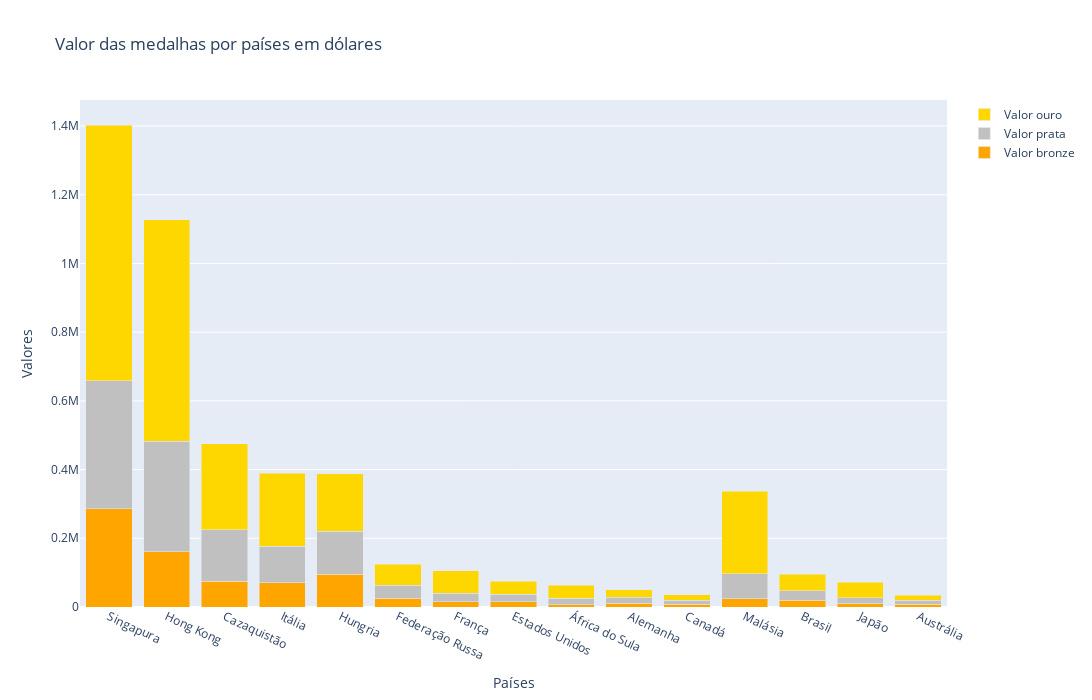

This figure's notebook cell:
### Code cell
trace1 = go.Bar(
x=df['País'],
y=df['Valor_bronze'],
name='Valor bronze',
marker_color='orange'
)
trace2 = go.Bar(
    x=df['País'],
    y=df['Valor_prata'],
    name='Valor prata',
    marker_color='silver'
)
trace3 = go.Bar(
    x=df['País'],
    y = df['Valor_ouro'],
    name='Valor ouro',
    marker_color='gold'
)

data=[trace1, trace2, trace3]
layout= go.Layout(
    barmode= 'stack',
    title='Valor das medalhas por países em dólares',
    xaxis={'title': 'Países', 'tickangle' : 25},
    yaxis=dict(title='Valores'),
    height=700, width=1100
)

fig= go.Figure(data=data, layout=layout)
fig.show()

### Figure 1 — Plotly figure (JSON) as saved in the notebook; plotly's stock layout.template omitted (floating-point values rounded to 4 significant figures)
{"data": [{"marker": {"color": "orange"}, "name": "Valor bronze", "type": "bar", "x": ["Singapura", "Hong Kong", "Cazaquistão", "Itália", "Hungria", "Federação Russa", "França", "Estados Unidos", "África do Sula", "Alemanha", "Canadá", "Malásia", "Brasil", "Japão", "Austrália"], "y": [286000, 161000, 75000, 70800, 95500, 26000, 15000, 15000, 7000, 11000, 8000, 24100, 19000, 9045, 7600]}, {"marker": {"color": "silver"}, "name": "Valor prata", "type": "bar", "x": ["Singapura", "Hong Kong", "Cazaquistão", "Itália", "Hungria", "Federação Russa", "França", "Estados Unidos", "África do Sula", "Alemanha", "Canadá", "Malásia", "Brasil", "Japão", "Austrália"], "y": [372000, 322000, 150000, 106200, 125600, 38000, 25000, 22500, 19000, 17000, 12000, 72200, 28500, 18100, 11400]}, {"marker": {"color": "gold"}, "name": "Valor ouro", "type": "bar", "x": ["Singapura", "Hong Kong", "Cazaquistão", "Itália", "Hungria", "Federação Russa", "França", "Estados Unidos", "África do Sula", "Alemanha", "Canadá", "Malásia", "Brasil", "Japão", "Austrália"], "y": [744000, 644000, 250000, 212400, 167500, 61000, 65000, 37500, 37000, 22000, 16000, 241000, 47500, 45200, 15100]}], "layout": {"barmode": "stack", "height": 700, "title": {"text": "Valor das medalhas por países em dólares"}, "width": 1100, "xaxis": {"tickangle": 25, "title": {"text": "Países"}}, "yaxis": {"title": {"text": "Valores"}}}}
